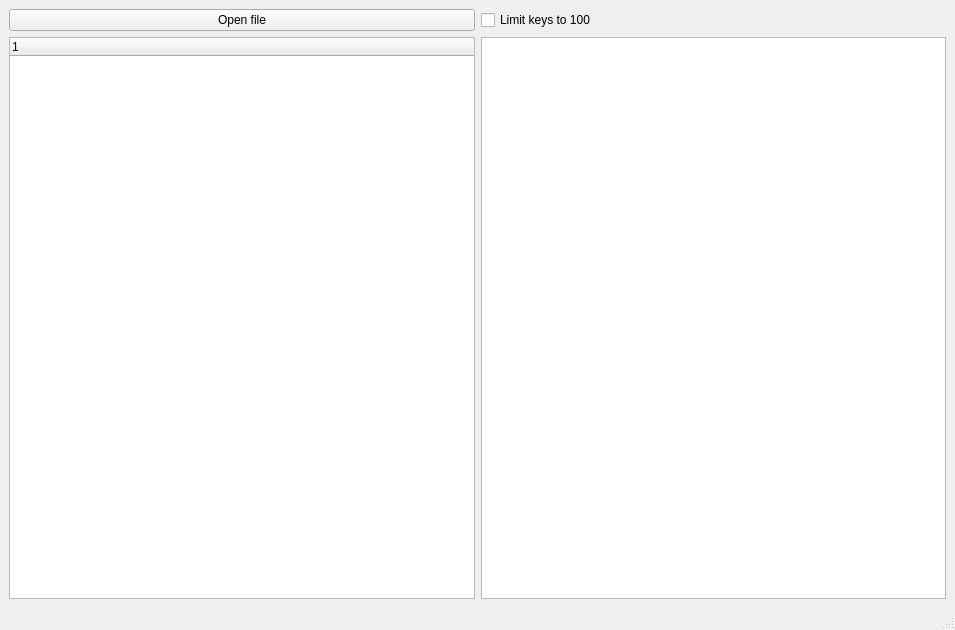
<?xml version="1.0" encoding="UTF-8"?>
<ui version="4.0">
 <class>MainWindow</class>
 <widget class="QMainWindow" name="MainWindow">
  <property name="geometry">
   <rect>
    <x>0</x>
    <y>0</y>
    <width>955</width>
    <height>630</height>
   </rect>
  </property>
  <property name="windowTitle">
   <string>MainWindow</string>
  </property>
  <widget class="QWidget" name="centralwidget">
   <layout class="QGridLayout" name="gridLayout">
    <item row="0" column="0">
     <layout class="QVBoxLayout" name="verticalLayout">
      <item>
       <layout class="QHBoxLayout" name="horizontalLayout">
        <item>
         <widget class="QPushButton" name="btnOpen">
          <property name="text">
           <string>Open file</string>
          </property>
         </widget>
        </item>
        <item>
         <widget class="QCheckBox" name="cboxLimit">
          <property name="text">
           <string>Limit keys to 100</string>
          </property>
         </widget>
        </item>
       </layout>
      </item>
      <item>
       <layout class="QHBoxLayout" name="horizontalLayout_2">
        <item>
         <widget class="QTreeWidget" name="treeWidget">
          <column>
           <property name="text">
            <string notr="true">1</string>
           </property>
          </column>
         </widget>
        </item>
        <item>
         <widget class="QTableView" name="tableView"/>
        </item>
       </layout>
      </item>
     </layout>
    </item>
   </layout>
  </widget>
  <widget class="QMenuBar" name="menubar">
   <property name="geometry">
    <rect>
     <x>0</x>
     <y>0</y>
     <width>955</width>
     <height>21</height>
    </rect>
   </property>
  </widget>
  <widget class="QStatusBar" name="statusbar"/>
 </widget>
 <resources/>
 <connections/>
</ui>
